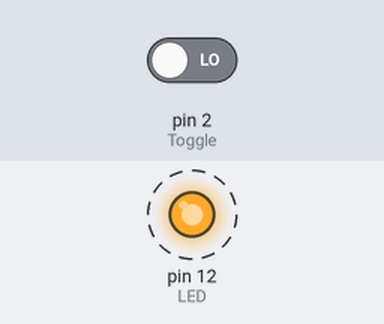
Recording of a sketch running on a simulated Arduino Uno, built with avr-gcc and run on an emulated ATmega328P. Shown: output pins drawn as LEDs (lit = HIGH). Dashed ring = blinking. The test bench sets the inputs (shaded band); at power-on: pin 2 (Toggle) LOW.

Above: at 1.25 s.
1.3 s: pin 2 (Toggle) driven HIGH
At 2.2 s:
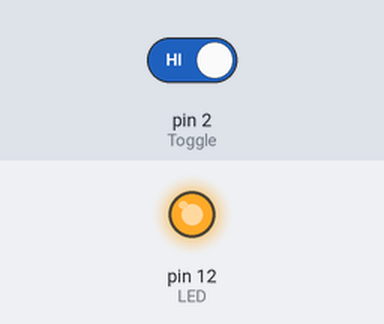
At 3.1 s:
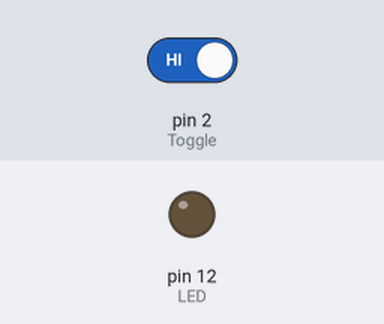
Timing chart, 0 to 10.3 s (numbered marks = the images above; inputs shaded):
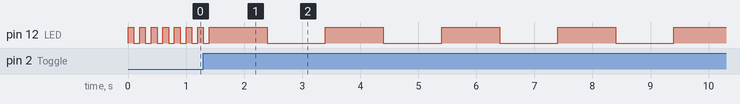

The sketch:

High_Button_Toggle.ino
```cpp
int Toggle = 2;
int LED  = 12;
int delay_value = 1000;

void setup() {
  pinMode(Toggle, INPUT);
  pinMode(LED, OUTPUT);

}

void loop() {
    int button_state = digitalRead(Toggle);

// NOTE: The button State will need to the opposite for the code on each board.
//       i.e S2 mini: button_state == HIGH
//           D1 mini: button_state == LOW

  if (button_state == HIGH) {
    delay_value = 1000;
    digitalWrite(LED, HIGH);
    delay(delay_value);
    digitalWrite(LED, LOW);
    delay(delay_value);

  } else {
    delay_value = 100;
    digitalWrite(LED, HIGH);
    delay(delay_value);
    digitalWrite(LED, LOW);
    delay(delay_value);
  }

}
```

Measured:
- by itself, pin 12 (LED): repeats every 2.0 s: HIGH 1.0 s, LOW 1.0 s
